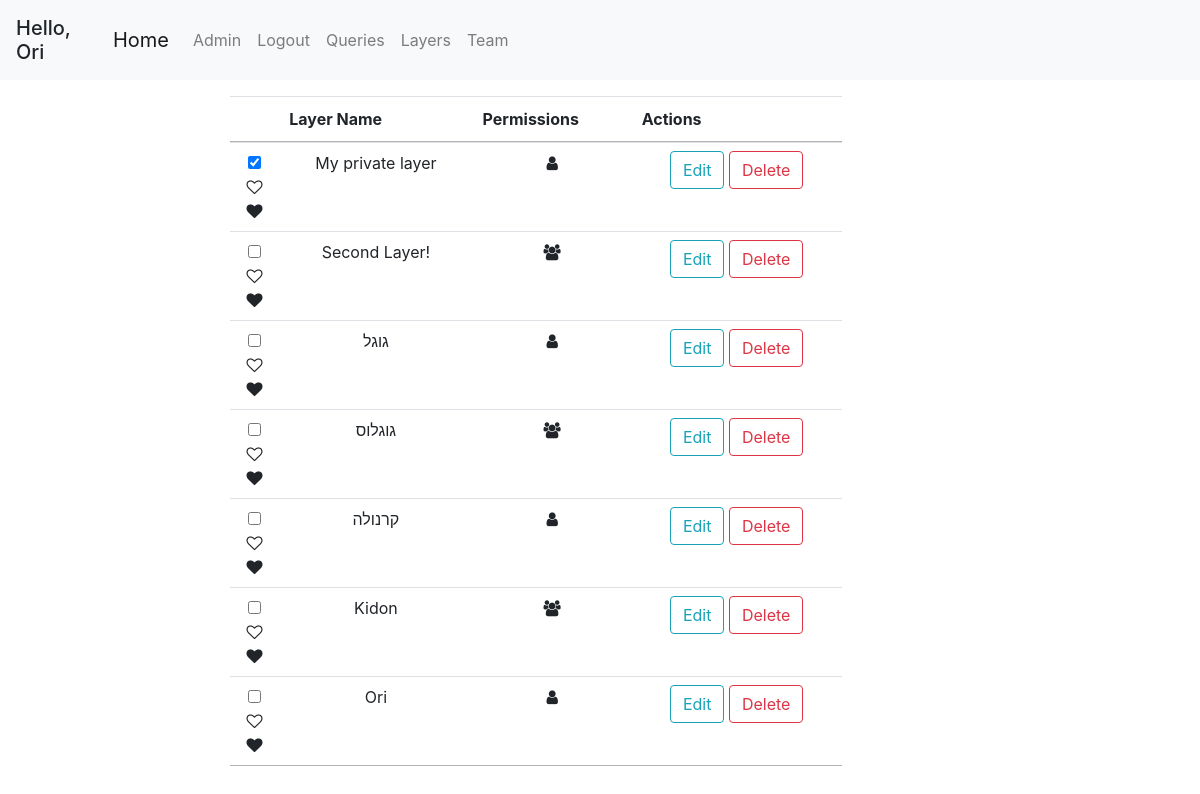
/layers (signed in), run on an earlier commit of the app's database.
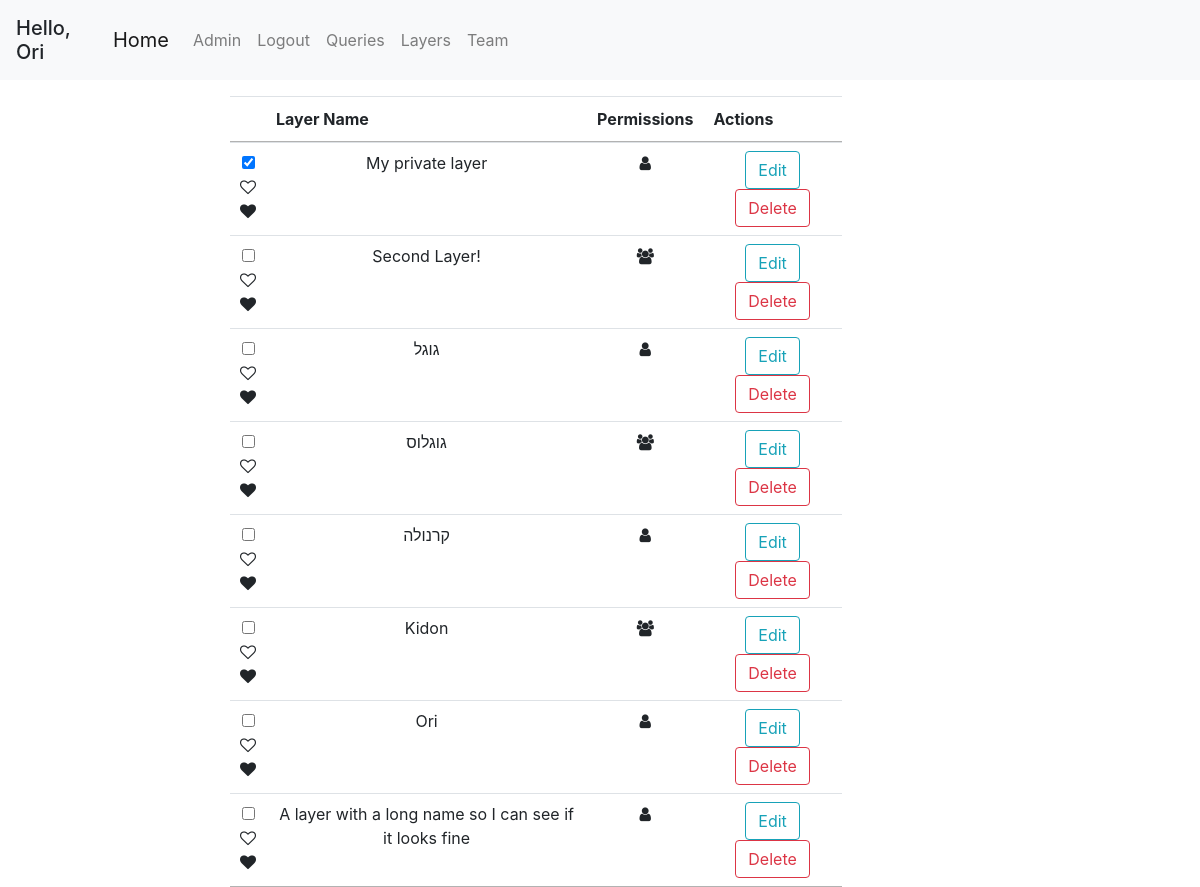
And on a later commit of the database.
### geoportal/models.py (models this page shows, shortened)
class Layer(db.Model):
    id = db.Column(db.Integer, primary_key=True)
    name = db.Column(db.String(100), nullable=False)
    user_id = db.Column(db.Integer, db.ForeignKey('user.id'), nullable=False)
    default_color = db.Column(db.String(20), default='blue')
    only_user = db.Column(db.Boolean, default=True)
    only_team = db.Column(db.Boolean, default=False)
    public = db.Column(db.Boolean, default=False)
    points = db.relationship('Point', backref='layer', lazy=True)
    polygons = db.relationship('Polygon', backref='layer', lazy=True)

### geoportal/mapping/views.py (the view)
@mapping.route('/layers')
@login_required
def get_layers():
    layers = get_allowed_layers()
    return render_template('layers.html', layers=layers, marked_layers=get_favorite_layers())

### geoportal/mapping/utils.py (called while the page is built)
def marked_layers_first(layers):
    return sorted(layers, key=lambda layer: UserMarkedLayer.query.filter(and_(UserMarkedLayer.layer_id == layer.id, UserMarkedLayer.user_id == current_user.id)).first() is not None, reverse=True)

def get_allowed_layers():
    if current_user.is_authenticated:
        layers = Layer.query.all()
        authorized_layers = []
        for layer in layers:
            if (layer.only_team and User.query.get(layer.user_id).team_id == current_user.team_id) or layer.user_id == current_user.id:
                authorized_layers.append(layer)
        layers = authorized_layers
        layers = marked_layers_first(layers)
    else:
        layers = []
    return layers

def get_favorite_layers():
    if current_user.is_authenticated:
        marked_layers = db.session.query(UserMarkedLayer.layer_id).filter_by(user_id=current_user.id).all()
        return [layer[0] for layer in marked_layers]
    return []

### geoportal/models.py (called while the page is built)
@login_manager.user_loader
def load_user(user_id):
    return User.query.get(int(user_id))

    def has_role(self, role_name):
        for role in self.roles:
            if role.name == role_name:
                return True
        return False

### geoportal/templates/layers.html (shortened to what this page needs)
{% extends "base.html" %}
{% block content %}
<div class="col-md-10 mt-3">
    <table class="table table-hover table-condensed dataTable no-footer">
        <thead style="text-align: center">
            <tr>
                <th></th>
                <th>Layer Name</th>
                <th>Permissions</th>
                <th>Actions</th>
            </tr>
        </thead>
        <tbody style="text-align: center">
        {% for layer in layers %}
            <tr id="{{ layer.id }}">
                <td>
                    <div class="pretty p-icon p-toggle p-plain">
                        {% if layer.id in marked_layers %}
                        <input id="mark-{{ layer.id }}" data-name="y" type="checkbox" name="fav-layer-checkbox" class=""/>
                        {% else %}
                        <input id="mark-{{ layer.id }}" data-name="n" type="checkbox" name="fav-layer-checkbox" class=""/>
                        {% endif %}
                        <div class="state p-off">
                            <i class="icon fa fa-heart-o "></i>
                        </div>
                        <div class="state p-on p-info-o">
                            <i class="icon fa fa-heart"></i>
                        </div>
                    </div>
                </td>
                <td>{{ layer.name }}</td>
                <td>
                    {% if layer.only_user %}
                    <span data-name="only-user" class="fa fa-user"></span>
                    {% elif layer.only_team %}
                    <span data-name="share-team" class="fa fa-users"></span>
                    {% else %}
                    <span data-name="public" class="fa fa-globe"></span>
                    {% endif %}
                </td>
                <td>
                    <button class="btn btn-outline-info" onclick="editLayer({{ layer.id }})">Edit</button>
                    <button class="btn btn-outline-danger" onclick="deleteLayer({{ layer.id }})">Delete</button>
                </td>
            </tr>
        {% endfor %}
        </tbody>
    </table>
</div>
{% endblock content %}

What changed in the data, as far as the page shows it:
added Layer: name "A layer with a long name so I can see if it looks fine", only_user True (drawn)
